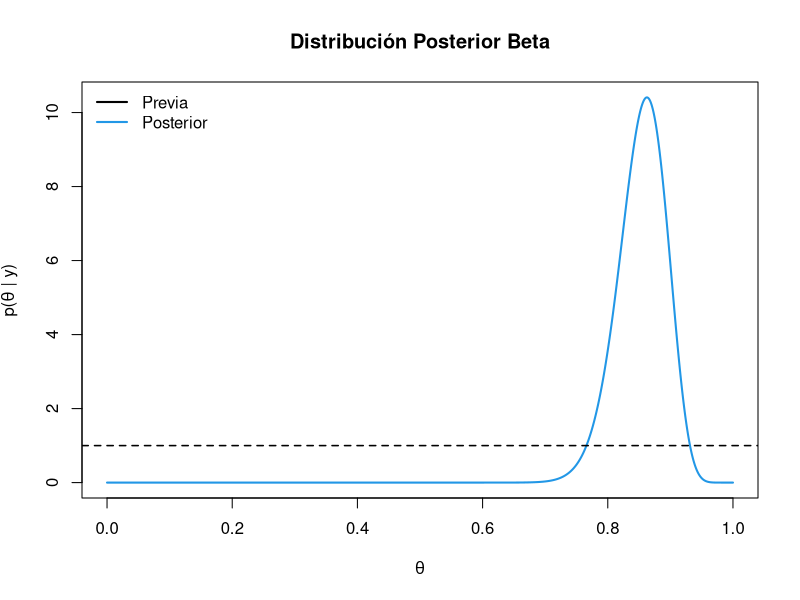
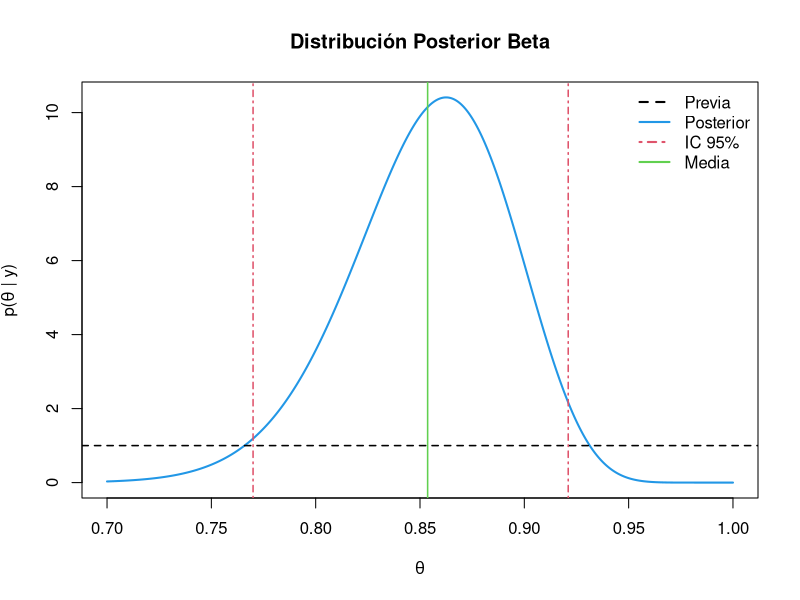
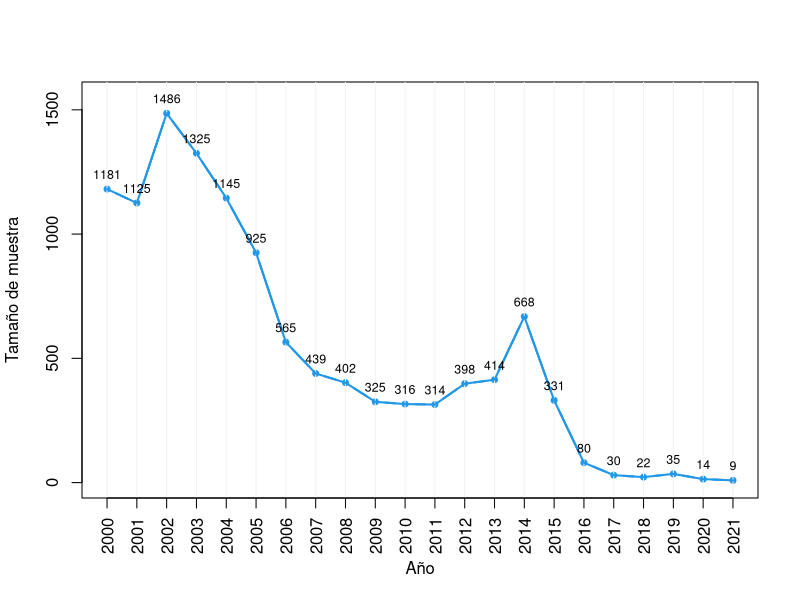
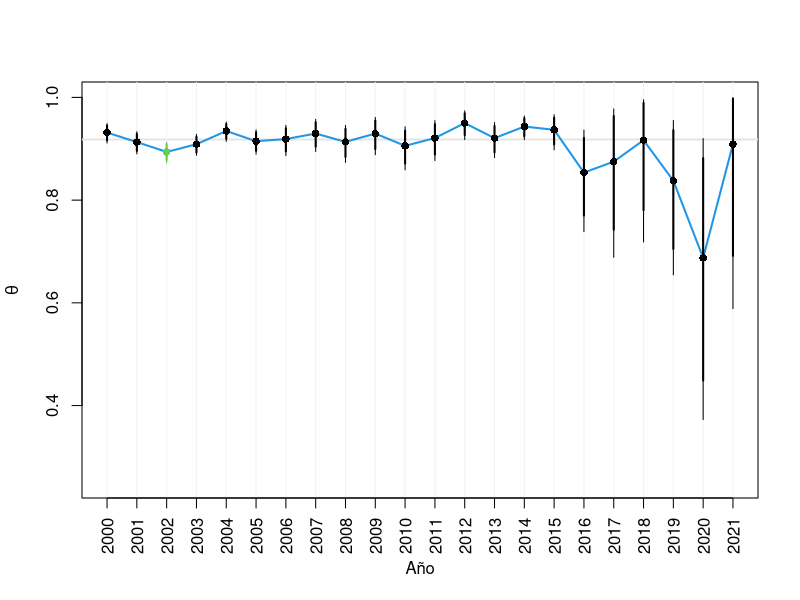
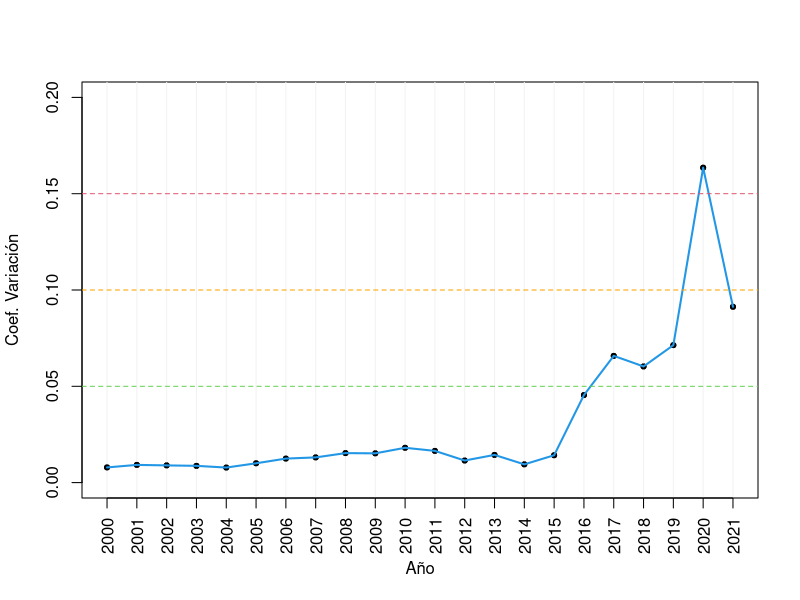

Write the R code that produced these figures, in order.
## ---- chunk 1
knitr::opts_chunk$set(echo = TRUE)
## ---- chunk 2
# datos
df <- read.delim("victimas.txt")

# dimensión
dim(df)

# variables
names(df)

# frecuencias sexo
table(df$sexo)

# proporción datos faltantes
27/15886
## ---- chunk 3
# codificación
df <- df[df$sexo != "Sin Informacion",]
df$sexo[df$sexo == "Mujer" ] <- 1
df$sexo[df$sexo == "Hombre"] <- 0
df$sexo <- as.numeric(df$sexo)

# sexo año 2016
y <- df[df$agno == 2016, "sexo"]

# frecuencias sexo año 2016
table(y)

# tamaño de muestra
(n <- length(y))

# estadístico suficiente
(s <- sum(y))
## ---- chunk 4
# hiperparámetros
a <- 1
b <- 1
## ---- chunk 5
# parámetros de la posterior
(ap <- a + s)
(bp <- b + n - s)
## ---- chunk 6
# Gráfico de la distribución Beta posterior
curve(dbeta(x, shape1 = ap, shape2 = bp), from = 0, to = 1, col = 4, lwd = 2, 
      n = 1000, xlab = expression(theta), 
      ylab = expression(paste("p(", theta, " | ", y, ")", sep = "")), 
      main = "Distribución Posterior Beta")

# Línea de referencia horizontal
abline(h = 1, col = 1, lty = 2, lwd = 1.5)

# Agregar leyenda
legend("topleft", legend = c("Previa", "Posterior"), 
       col = c(1, 4), lty = 1, lwd = 2, bty = "n")
## ---- chunk 7
# media posterior
round(ap/(ap + bp), 3)

# mediana posterior
round((ap - 1/3)/(ap + bp - 2/3), 3)

# moda posterior
round((ap-1)/(ap + bp - 2), 3)

# coeficiente de variación
round(sqrt((ap*bp)/((ap + bp)^2*(ap + bp + 1)))/(ap/(ap + bp)), 3)

# intervalo de credibilidad al 95%
round(qbeta(p = c(0.025, 0.975), shape1 = ap, shape2 = bp), 3)

# probabilidad posterior de que theta > 0.8
round(pbeta(q = 0.8, shape1 = ap, shape2 = bp, lower.tail = F), 3)
## ---- chunk 8
suppressMessages(suppressWarnings(library(knitr)))

# Cálculo de estadísticas
media   <- ap / (ap + bp)
mediana <- (ap - 1/3) / (ap + bp - 2/3)
moda    <- (ap - 1) / (ap + bp - 2)
cv      <- sqrt((ap * bp) / ((ap + bp)^2 * (ap + bp + 1))) / media
quantiles <- qbeta(c(0.025, 0.975), shape1 = ap, shape2 = bp)

# Crear tabla de resultados
out <- data.frame(
  Media   = media,
  Mediana = mediana,
  Moda    = moda,
  CV      = cv,
  `Q2.5%` = quantiles[1],
  `Q97.5%` = quantiles[2]
)

# Mostrar tabla con formato
kable(
  x = out, 
  digits = 3, 
  align = "c", 
  caption = "Inferencia sobre la proporción poblacional de mujeres víctimas de violencia sexual en 2016."
)
## ---- chunk 9
# Gráfico de la distribución Beta posterior
curve(dbeta(x, shape1 = ap, shape2 = bp), from = 0.7, to = 1, col = 4, lwd = 2, 
      n = 1000, xlab = expression(theta), 
      ylab = expression(paste("p(", theta, " | ", y, ")", sep = "")), 
      main = "Distribución Posterior Beta")

# Línea de referencia horizontal
abline(h = 1, col = 1, lty = 2, lwd = 1.5)

# Líneas verticales para el intervalo creíble del 95%
ic_95 <- qbeta(c(0.025, 0.975), shape1 = ap, shape2 = bp)
abline(v = ic_95, lty = 4, lwd = 1.5, col = 2)

# Línea vertical para la media
media_beta <- ap / (ap + bp)
abline(v = media_beta, lty = 1, lwd = 1.5, col = 3)

# Agregar leyenda consolidada
legend("topright", legend = c("Previa", "Posterior", "IC 95%", "Media"), 
       col = c(1, 4, 2, 3), lty = c(2, 1, 4, 1), lwd = 2, bty = "n")
## ---- chunk 10
# Hiperparámetros: previa Beta(1,1)
a <- 1
b <- 1

# Inicializar lista para almacenar resultados
out_list <- vector("list", length = length(2000:2021))

# Ajuste del modelo por año
for (i in seq_along(2000:2021)) {
    agno <- 2000 + i - 1  # Año actual
    
    # Filtrar datos por año
    y <- df[df$agno == agno, "sexo"]
    n <- length(y)
    s <- sum(y)
    
    # Parámetros de la posterior
    ap <- a + s 
    bp <- b + n - s
    
    # Estadísticas de interés
    me <- ap / (ap + bp)  # Media
    de <- sqrt((ap * bp) / ((ap + bp)^2 * (ap + bp + 1)))  # Desviación estándar
    ic95 <- qbeta(c(0.025, 0.975), shape1 = ap, shape2 = bp)  # IC 95%
    ic99 <- qbeta(c(0.005, 0.995), shape1 = ap, shape2 = bp)  # IC 99%
    
    # Almacenar en la lista
    out_list[[i]] <- c(agno, n, me, de / me, ic95, ic99)
}

# Convertir la lista en un data.frame
out <- as.data.frame(do.call(rbind, out_list))
colnames(out) <- c("Año", "n", "Media", "CV", "IC95_Lower", "IC95_Upper", "IC99_Lower", "IC99_Upper")
## ---- chunk 11
# Renombrar columnas de la tabla
colnames(out) <- c("Año", "n", "Media", "CV", "Q2.5%", "Q97.5%", "Q0.5%", "Q99.5%")

# Crear tabla con las columnas necesarias
knitr::kable(
  x = out[, c("Año", "n", "Media", "CV", "Q2.5%", "Q97.5%")], 
  digits = 3, 
  align = "c", 
  caption = "Inferencia sobre la proporción poblacional de mujeres víctimas de violencia sexual en 2020-2021."
)
## ---- chunk 12
# Gráfico: tamaños de muestra
plot(x = 1:nrow(out), y = out[, 2], ylim = c(0, 1550), pch = 20, xaxt = "n", 
     xlab = "Año", ylab = "Tamaño de muestra", col = 4, type = "b", lwd = 2)

# Agregar líneas de referencia verticales
abline(v = 1:nrow(out), col = "gray95")

# Conectar puntos con línea azul
lines(x = 1:nrow(out), y = out[, 2], col = 4, lwd = 2)

# Etiquetas del eje X con los años correspondientes
axis(side = 1, at = 1:nrow(out), labels = 2000:2021, las = 2)

# Agregar etiquetas con los valores de tamaño de muestra
text(x = 1:nrow(out), y = out[, 2], labels = out[, 2], pos = 3, cex = 0.75)
## ---- chunk 13
# Definir colores para los puntos según los intervalos
col <- rep(1, nrow(out))
col[out[, 7] > 0.918] <- 2  # Rojo si el límite inferior > 0.918
col[out[, 8] < 0.918] <- 3  # Azul si el límite superior < 0.918

# Gráfico de estimaciones e intervalos
plot(x = 1:nrow(out), y = out[, 3], ylim = c(0.25, 1), pch = 16, col = col, 
     xaxt = "n", xlab = "Año", ylab = expression(theta))

# Línea horizontal de referencia
abline(h = 0.918, col = "gray90", lwd = 2)

# Línea de conexión entre estimaciones
lines(x = 1:nrow(out), y = out[, 3], col = 4, lwd = 2)

# Puntos coloreados según los intervalos
points(x = 1:nrow(out), y = out[, 3], pch = 16, col = col)

# Líneas verticales de referencia
abline(v = 1:nrow(out), col = "gray95")

# Intervalo de credibilidad del 95%
segments(x0 = 1:nrow(out), y0 = out[, 5], x1 = 1:nrow(out), y1 = out[, 6], 
         col = col, lwd = 2)

# Intervalo de credibilidad del 99%
segments(x0 = 1:nrow(out), y0 = out[, 7], x1 = 1:nrow(out), y1 = out[, 8], 
         col = col, lwd = 1)

# Etiquetas de años en el eje X
axis(side = 1, at = 1:nrow(out), labels = 2000:2021, las = 2)
## ---- chunk 14
# Gráfico: Coeficientes de variación
plot(x = 1:nrow(out), y = out[, 4], ylim = c(0, 0.2), pch = 20, xaxt = "n", 
     xlab = "Año", ylab = "Coef. Variación")

# Líneas verticales de referencia
abline(v = 1:nrow(out), col = "gray95")

# Puntos de coeficientes de variación
points(x = 1:nrow(out), y = out[, 4], pch = 20)

# Línea de conexión
lines(x = 1:nrow(out), y = out[, 4], col = 4, lwd = 2)

# Eje X con años rotados
axis(side = 1, at = 1:nrow(out), labels = 2000:2021, las = 2)

# Líneas de referencia horizontales para distintos niveles de coeficiente de variación
abline(h = 0.05, lty = 2, col = 3)         # Verde
abline(h = 0.10, lty = 2, col = "#FFA500") # Naranja
abline(h = 0.15, lty = 2, col = 2)         # Rojo
